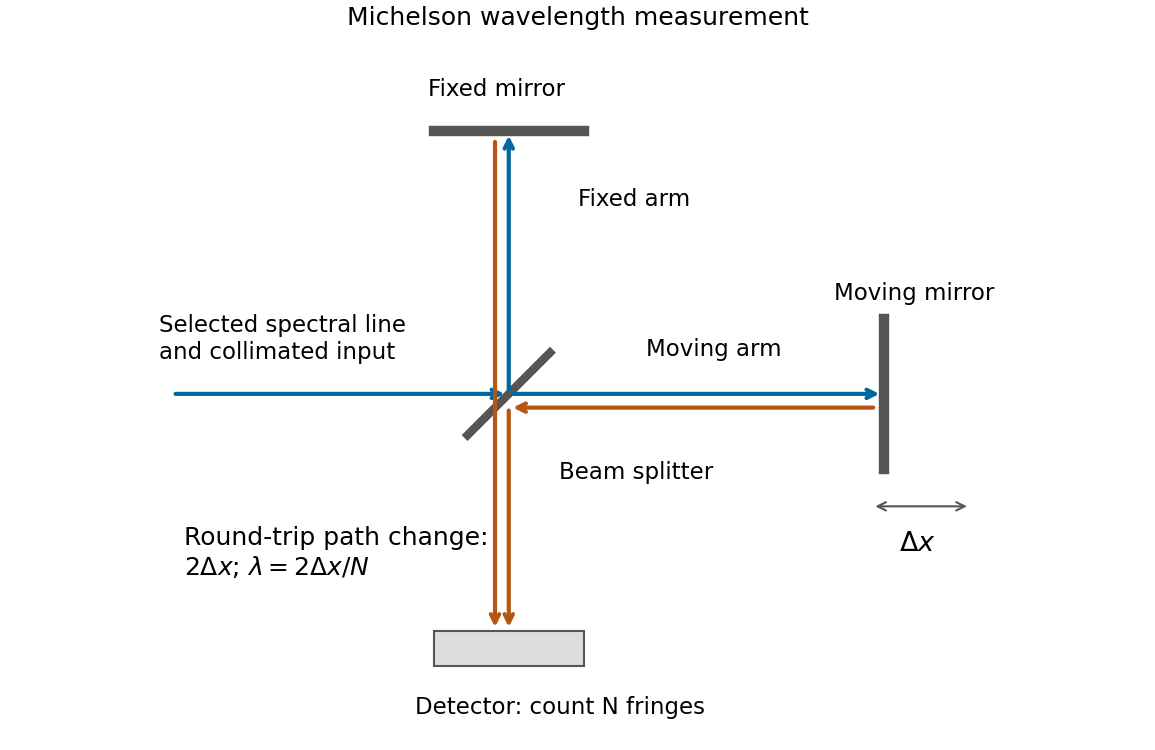

Python code for this plot:
"""Original solution figure; tested with Python 3.14.

Uses NumPy and Matplotlib as declared in the root pyproject.toml.
Writes its PNG basename to the current working directory.
"""
from pathlib import Path
import matplotlib
matplotlib.use("Agg")
import matplotlib.pyplot as plt
import numpy as np

def main():
    fig, ax = plt.subplots(figsize=(7.7, 5.0), layout="constrained")
    def arrow(a,b,color="#0068a0"):
        ax.annotate("",xy=b,xytext=a,arrowprops={"arrowstyle":"->","color":color,"lw":2})
    ax.plot([-0.33,0.33],[-0.33,0.33],color="#555555",lw=4)
    ax.plot([-0.6,0.6],[2.1,2.1],color="#555555",lw=5)
    ax.plot([3,3],[-0.6,0.6],color="#555555",lw=5)
    arrow((-2.7,0),(0,0));arrow((0,0),(3,0));arrow((0,0),(0,2.1))
    arrow((2.95,-0.11),(0,-0.11),"#b55713");arrow((-.11,2.05),(-.11,-1.9),"#b55713")
    arrow((0,-.1),(0,-1.9),"#b55713")
    ax.add_patch(plt.Rectangle((-.6,-2.18),1.2,.28,facecolor="#dddddd",edgecolor="#555555"))
    ax.text(-2.8,.28,"Selected spectral line\nand collimated input",fontsize=11)
    ax.text(.4,-.68,"Beam splitter",fontsize=11)
    ax.text(.55,1.5,"Fixed arm",fontsize=11)
    ax.text(1.1,.3,"Moving arm",fontsize=11)
    ax.text(-.65,2.38,"Fixed mirror",fontsize=11)
    ax.text(2.6,.75,"Moving mirror",fontsize=11)
    ax.annotate("",xy=(3.7,-.9),xytext=(2.9,-.9),arrowprops={"arrowstyle":"<->","color":"#555555"})
    ax.text(3.12,-1.26,r"$\Delta x$",fontsize=13)
    ax.text(-.75,-2.56,"Detector: count N fringes",fontsize=11)
    ax.text(-2.6,-1.45,"Round-trip path change:"+'\n'+r"$2\Delta x$; $\lambda=2\Delta x/N$",fontsize=12)
    ax.set(xlim=(-3,4.1),ylim=(-2.8,2.85),title="Michelson wavelength measurement")
    ax.set_aspect("equal");ax.axis("off")

    fig.savefig(Path(__file__).with_suffix(".png").name, dpi=150,
                facecolor="white", transparent=False)
    plt.close(fig)


if __name__ == "__main__":
    main()
